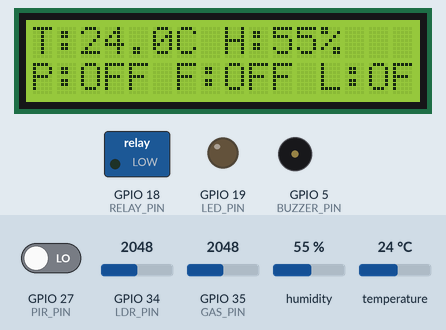
Recording of a sketch running on a simulated ESP32. On the bench: 16×2 character LCD, switched loads named in the sketch (green lamp = pin HIGH), output pins drawn as LEDs (lit = HIGH), buzzer (waves = sounding, pin HIGH). The test bench sets the inputs (shaded band); at power-on: GPIO 35 (GAS_PIN) = 2048, humidity 55 %, temperature 24 °C, GPIO 27 (PIR_PIN) LOW, GPIO 34 (LDR_PIN) = 2048. WiFi joins after 1.5 s; servers stay silent unless stated; what the sketch prints to the serial monitor is not drawn.

Above: at 6.5 s.
6.6 s: GPIO 35 (GAS_PIN) set to 2444
9.1 s: GPIO 35 (GAS_PIN) set to 2537
At 10.7 s:
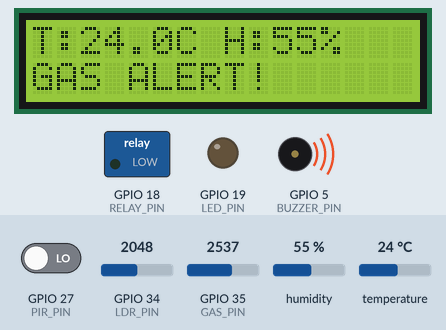
11.4 s: humidity set to 22 %
At 14.9 s:
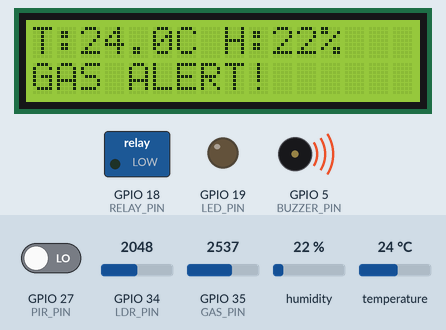
15.4 s: temperature set to 12 °C
At 19.1 s:
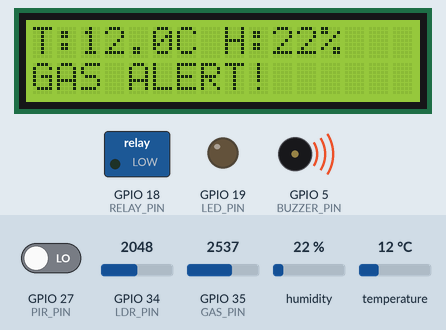
19.4 s: GPIO 27 (PIR_PIN) driven HIGH
23.4 s: GPIO 35 (GAS_PIN) set to 2460
At 24.9 s:
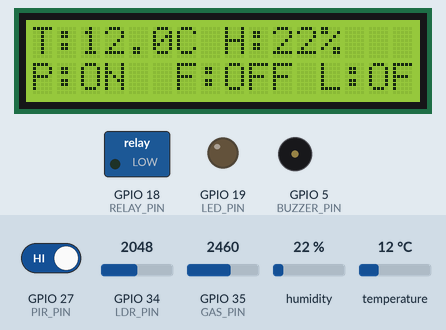
Timing chart, 0 to 26.4 s (numbered marks = the images above; inputs shaded):
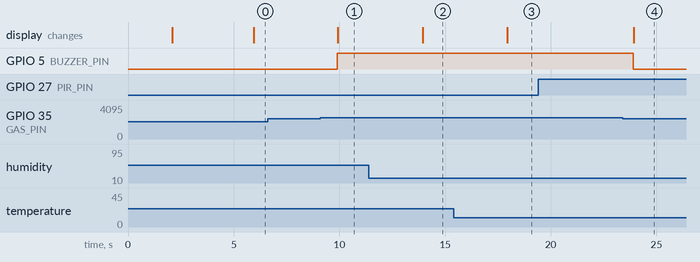

Measured:
- the behaviour switches between 2500 and 2501 on GPIO 35 (GAS_PIN) (found by bisection; images 0 and 1)
- after the input at 6.6 s, every drawn part: stays the same
- after the input at 9.1 s, GPIO 5 (BUZZER_PIN): LOW → HIGH after 0.80 s; the display: changes after 0.84 s (image 1)
- after the input at 11.4 s, the display: changes after 2.5 s (image 2)
- after the input at 15.4 s, the display: changes after 2.5 s (image 3)
- after the input at 19.4 s, every drawn part: stays the same
- after the input at 23.4 s, GPIO 5 (BUZZER_PIN): HIGH → LOW after 0.49 s; the display: changes after 0.54 s (image 4)

The sketch:

Code.ino
```cpp
#define BLYNK_TEMPLATE_ID "TMPL3FZcDj0jZ"
#define BLYNK_TEMPLATE_NAME "Smart Energy Safety"
#define BLYNK_AUTH_TOKEN "_IBLmrZ4jCoJNgJKZWUsOiJQgwn5iVKX"

#define BLYNK_PRINT Serial

#include <WiFi.h>
#include <BlynkSimpleEsp32.h>
#include <DHT.h>
#include <Wire.h>
#include <LiquidCrystal_I2C.h>

// ---------- WiFi ----------
char ssid[] = "Wokwi-GUEST";
char pass[] = "";

// ---------- PIN CONFIGURATION ----------
#define DHTPIN 4
#define DHTTYPE DHT22

#define RELAY_PIN 18
#define LED_PIN 19
#define BUZZER_PIN 5

#define PIR_PIN 27
#define LDR_PIN 34
#define GAS_PIN 35

// ---------- OBJECTS ----------
DHT dht(DHTPIN, DHTTYPE);
LiquidCrystal_I2C lcd(0x27, 16, 2);

BlynkTimer timer;

// ---------- THRESHOLDS ----------
#define TEMP_LIMIT 30.0
#define LDR_LIMIT 2000
#define GAS_LIMIT 2500

// ---------- SEND DATA TO BLYNK ----------
void sendSensorData()
{
  // ---------- READ SENSORS ----------
  float temperature = dht.readTemperature();
  float humidity = dht.readHumidity();

  int pirValue = digitalRead(PIR_PIN);
  int ldrValue = analogRead(LDR_PIN);
  int gasValue = analogRead(GAS_PIN);

  // ---------- DHT ERROR ----------
  if (isnan(temperature) || isnan(humidity))
  {
    Serial.println("DHT22 ERROR!");

    lcd.clear();
    lcd.setCursor(0, 0);
    lcd.print("DHT22 ERROR!");

    return;
  }

  // ---------- OCCUPANCY ----------
  bool personDetected = (pirValue == HIGH);

  // ---------- SMART FAN ----------
  bool fanON = false;

  if (personDetected && temperature > TEMP_LIMIT)
  {
    fanON = true;
  }

  digitalWrite(RELAY_PIN, fanON ? HIGH : LOW);

  // ---------- SMART LIGHT ----------
  bool lightON = false;

  if (personDetected && ldrValue < LDR_LIMIT)
  {
    lightON = true;
  }

  digitalWrite(LED_PIN, lightON ? HIGH : LOW);

  // ---------- GAS SAFETY ----------
  bool gasAlert = (gasValue > GAS_LIMIT);

  if (gasAlert)
  {
    digitalWrite(BUZZER_PIN, HIGH);
  }
  else
  {
    digitalWrite(BUZZER_PIN, LOW);
  }

  // =================================================
  // SEND DATA TO BLYNK
  // =================================================

  Blynk.virtualWrite(V0, temperature);
  Blynk.virtualWrite(V1, humidity);
  Blynk.virtualWrite(V2, personDetected ? 1 : 0);
  Blynk.virtualWrite(V3, fanON ? 1 : 0);
  Blynk.virtualWrite(V4, lightON ? 1 : 0);
  Blynk.virtualWrite(V5, gasValue);
  Blynk.virtualWrite(V6, gasAlert ? 1 : 0);

  // ---------- SERIAL MONITOR ----------
  Serial.println("==========================");

  Serial.print("Temperature: ");
  Serial.print(temperature, 1);
  Serial.println(" C");

  Serial.print("Humidity: ");
  Serial.print(humidity, 1);
  Serial.println(" %");

  Serial.print("Occupancy: ");
  Serial.println(personDetected ? "OCCUPIED" : "EMPTY");

  Serial.print("LDR: ");
  Serial.println(ldrValue);

  Serial.print("Gas: ");
  Serial.println(gasValue);

  Serial.print("Fan: ");
  Serial.println(fanON ? "ON" : "OFF");

  Serial.print("Light: ");
  Serial.println(lightON ? "ON" : "OFF");

  Serial.print("Gas Status: ");
  Serial.println(gasAlert ? "DANGER" : "SAFE");

  // ---------- LCD ----------
  lcd.clear();

  lcd.setCursor(0, 0);
  lcd.print("T:");
  lcd.print(temperature, 1);
  lcd.print("C H:");
  lcd.print(humidity, 0);
  lcd.print("%");

  lcd.setCursor(0, 1);

  if (gasAlert)
  {
    lcd.print("GAS ALERT!");
  }
  else
  {
    lcd.print("P:");
    lcd.print(personDetected ? "ON " : "OFF");

    lcd.print(" F:");
    lcd.print(fanON ? "ON " : "OFF");

    lcd.print(" L:");
    lcd.print(lightON ? "ON" : "OFF");
  }
}

// ---------- SETUP ----------
void setup()
{
  Serial.begin(115200);

  // ---------- PIN MODES ----------
  pinMode(RELAY_PIN, OUTPUT);
  pinMode(LED_PIN, OUTPUT);
  pinMode(BUZZER_PIN, OUTPUT);
  pinMode(PIR_PIN, INPUT);

  digitalWrite(RELAY_PIN, LOW);
  digitalWrite(LED_PIN, LOW);
  digitalWrite(BUZZER_PIN, LOW);

  // ---------- DHT ----------
  dht.begin();

  // ---------- I2C ----------
  Wire.begin(21, 22);

  // ---------- LCD ----------
  lcd.init();
  lcd.backlight();

  lcd.setCursor(0, 0);
  lcd.print("SMART ENERGY");

  lcd.setCursor(0, 1);
  lcd.print("SAFETY SYSTEM");

  delay(2000);

  lcd.clear();

  // ---------- BLYNK ----------
  Serial.println("Connecting to Blynk...");

  Blynk.begin(BLYNK_AUTH_TOKEN, ssid, pass);

  Serial.println("Blynk Connected!");

  // Send sensor data every 2 seconds
  timer.setInterval(2000L, sendSensorData);
}

// ---------- LOOP ----------
void loop()
{
  Blynk.run();
  timer.run();
}
```
